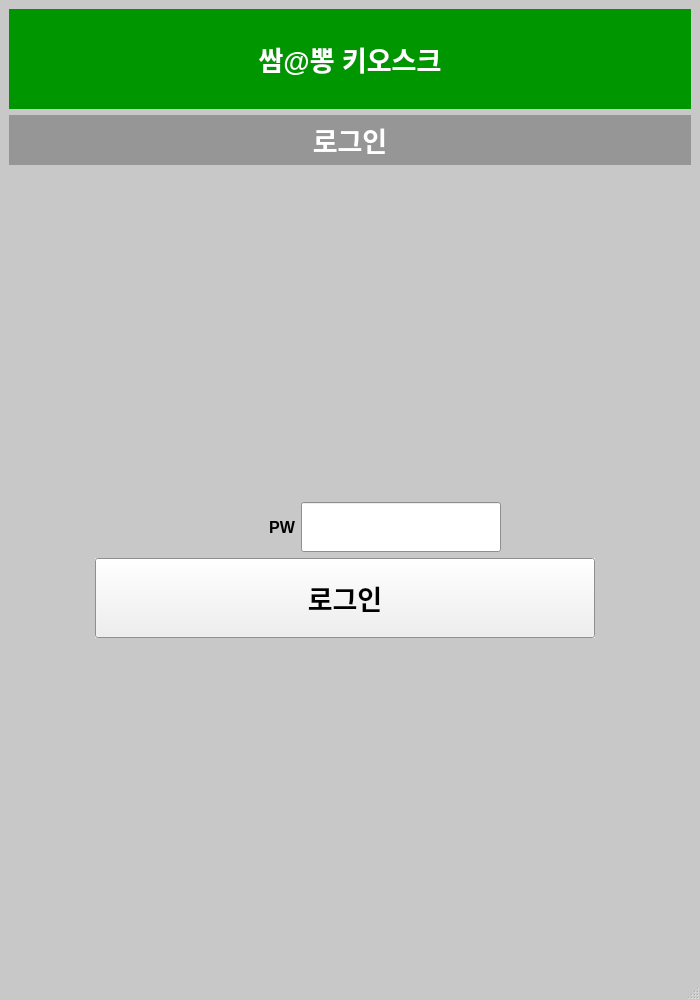
<?xml version="1.0" encoding="UTF-8"?>
<ui version="4.0">
 <class>login</class>
 <widget class="QMainWindow" name="login">
  <property name="geometry">
   <rect>
    <x>0</x>
    <y>0</y>
    <width>700</width>
    <height>1000</height>
   </rect>
  </property>
  <property name="palette">
   <palette>
    <active>
     <colorrole role="Base">
      <brush brushstyle="SolidPattern">
       <color alpha="255">
        <red>255</red>
        <green>255</green>
        <blue>255</blue>
       </color>
      </brush>
     </colorrole>
     <colorrole role="Window">
      <brush brushstyle="SolidPattern">
       <color alpha="255">
        <red>200</red>
        <green>200</green>
        <blue>200</blue>
       </color>
      </brush>
     </colorrole>
    </active>
    <inactive>
     <colorrole role="Base">
      <brush brushstyle="SolidPattern">
       <color alpha="255">
        <red>255</red>
        <green>255</green>
        <blue>255</blue>
       </color>
      </brush>
     </colorrole>
     <colorrole role="Window">
      <brush brushstyle="SolidPattern">
       <color alpha="255">
        <red>200</red>
        <green>200</green>
        <blue>200</blue>
       </color>
      </brush>
     </colorrole>
    </inactive>
    <disabled>
     <colorrole role="Base">
      <brush brushstyle="SolidPattern">
       <color alpha="255">
        <red>200</red>
        <green>200</green>
        <blue>200</blue>
       </color>
      </brush>
     </colorrole>
     <colorrole role="Window">
      <brush brushstyle="SolidPattern">
       <color alpha="255">
        <red>200</red>
        <green>200</green>
        <blue>200</blue>
       </color>
      </brush>
     </colorrole>
    </disabled>
   </palette>
  </property>
  <property name="windowTitle">
   <string>MainWindow</string>
  </property>
  <widget class="QWidget" name="centralwidget">
   <property name="palette">
    <palette>
     <active>
      <colorrole role="Base">
       <brush brushstyle="SolidPattern">
        <color alpha="255">
         <red>255</red>
         <green>255</green>
         <blue>255</blue>
        </color>
       </brush>
      </colorrole>
      <colorrole role="Window">
       <brush brushstyle="SolidPattern">
        <color alpha="255">
         <red>200</red>
         <green>200</green>
         <blue>200</blue>
        </color>
       </brush>
      </colorrole>
     </active>
     <inactive>
      <colorrole role="Base">
       <brush brushstyle="SolidPattern">
        <color alpha="255">
         <red>255</red>
         <green>255</green>
         <blue>255</blue>
        </color>
       </brush>
      </colorrole>
      <colorrole role="Window">
       <brush brushstyle="SolidPattern">
        <color alpha="255">
         <red>200</red>
         <green>200</green>
         <blue>200</blue>
        </color>
       </brush>
      </colorrole>
     </inactive>
     <disabled>
      <colorrole role="Base">
       <brush brushstyle="SolidPattern">
        <color alpha="255">
         <red>200</red>
         <green>200</green>
         <blue>200</blue>
        </color>
       </brush>
      </colorrole>
      <colorrole role="Window">
       <brush brushstyle="SolidPattern">
        <color alpha="255">
         <red>200</red>
         <green>200</green>
         <blue>200</blue>
        </color>
       </brush>
      </colorrole>
     </disabled>
    </palette>
   </property>
   <layout class="QGridLayout" name="gridLayout">
    <item row="0" column="0">
     <layout class="QVBoxLayout" name="verticalLayout">
      <item>
       <widget class="QLabel" name="Title">
        <property name="minimumSize">
         <size>
          <width>0</width>
          <height>100</height>
         </size>
        </property>
        <property name="maximumSize">
         <size>
          <width>16777215</width>
          <height>100</height>
         </size>
        </property>
        <property name="palette">
         <palette>
          <active>
           <colorrole role="WindowText">
            <brush brushstyle="SolidPattern">
             <color alpha="255">
              <red>255</red>
              <green>255</green>
              <blue>255</blue>
             </color>
            </brush>
           </colorrole>
           <colorrole role="Base">
            <brush brushstyle="SolidPattern">
             <color alpha="255">
              <red>255</red>
              <green>255</green>
              <blue>255</blue>
             </color>
            </brush>
           </colorrole>
           <colorrole role="Window">
            <brush brushstyle="SolidPattern">
             <color alpha="255">
              <red>0</red>
              <green>150</green>
              <blue>0</blue>
             </color>
            </brush>
           </colorrole>
          </active>
          <inactive>
           <colorrole role="WindowText">
            <brush brushstyle="SolidPattern">
             <color alpha="255">
              <red>255</red>
              <green>255</green>
              <blue>255</blue>
             </color>
            </brush>
           </colorrole>
           <colorrole role="Base">
            <brush brushstyle="SolidPattern">
             <color alpha="255">
              <red>255</red>
              <green>255</green>
              <blue>255</blue>
             </color>
            </brush>
           </colorrole>
           <colorrole role="Window">
            <brush brushstyle="SolidPattern">
             <color alpha="255">
              <red>0</red>
              <green>150</green>
              <blue>0</blue>
             </color>
            </brush>
           </colorrole>
          </inactive>
          <disabled>
           <colorrole role="WindowText">
            <brush brushstyle="SolidPattern">
             <color alpha="255">
              <red>120</red>
              <green>120</green>
              <blue>120</blue>
             </color>
            </brush>
           </colorrole>
           <colorrole role="Base">
            <brush brushstyle="SolidPattern">
             <color alpha="255">
              <red>0</red>
              <green>150</green>
              <blue>0</blue>
             </color>
            </brush>
           </colorrole>
           <colorrole role="Window">
            <brush brushstyle="SolidPattern">
             <color alpha="255">
              <red>0</red>
              <green>150</green>
              <blue>0</blue>
             </color>
            </brush>
           </colorrole>
          </disabled>
         </palette>
        </property>
        <property name="font">
         <font>
          <pointsize>20</pointsize>
          <weight>75</weight>
          <bold>true</bold>
          <underline>false</underline>
         </font>
        </property>
        <property name="autoFillBackground">
         <bool>true</bool>
        </property>
        <property name="text">
         <string>쌈@뽕 키오스크</string>
        </property>
        <property name="alignment">
         <set>Qt::AlignCenter</set>
        </property>
       </widget>
      </item>
      <item>
       <widget class="QLabel" name="Title_2">
        <property name="minimumSize">
         <size>
          <width>0</width>
          <height>50</height>
         </size>
        </property>
        <property name="maximumSize">
         <size>
          <width>16777215</width>
          <height>50</height>
         </size>
        </property>
        <property name="palette">
         <palette>
          <active>
           <colorrole role="WindowText">
            <brush brushstyle="SolidPattern">
             <color alpha="255">
              <red>255</red>
              <green>255</green>
              <blue>255</blue>
             </color>
            </brush>
           </colorrole>
           <colorrole role="Base">
            <brush brushstyle="SolidPattern">
             <color alpha="255">
              <red>255</red>
              <green>255</green>
              <blue>255</blue>
             </color>
            </brush>
           </colorrole>
           <colorrole role="Window">
            <brush brushstyle="SolidPattern">
             <color alpha="255">
              <red>150</red>
              <green>150</green>
              <blue>150</blue>
             </color>
            </brush>
           </colorrole>
          </active>
          <inactive>
           <colorrole role="WindowText">
            <brush brushstyle="SolidPattern">
             <color alpha="255">
              <red>255</red>
              <green>255</green>
              <blue>255</blue>
             </color>
            </brush>
           </colorrole>
           <colorrole role="Base">
            <brush brushstyle="SolidPattern">
             <color alpha="255">
              <red>255</red>
              <green>255</green>
              <blue>255</blue>
             </color>
            </brush>
           </colorrole>
           <colorrole role="Window">
            <brush brushstyle="SolidPattern">
             <color alpha="255">
              <red>150</red>
              <green>150</green>
              <blue>150</blue>
             </color>
            </brush>
           </colorrole>
          </inactive>
          <disabled>
           <colorrole role="WindowText">
            <brush brushstyle="SolidPattern">
             <color alpha="255">
              <red>120</red>
              <green>120</green>
              <blue>120</blue>
             </color>
            </brush>
           </colorrole>
           <colorrole role="Base">
            <brush brushstyle="SolidPattern">
             <color alpha="255">
              <red>150</red>
              <green>150</green>
              <blue>150</blue>
             </color>
            </brush>
           </colorrole>
           <colorrole role="Window">
            <brush brushstyle="SolidPattern">
             <color alpha="255">
              <red>150</red>
              <green>150</green>
              <blue>150</blue>
             </color>
            </brush>
           </colorrole>
          </disabled>
         </palette>
        </property>
        <property name="font">
         <font>
          <pointsize>20</pointsize>
          <weight>75</weight>
          <bold>true</bold>
          <underline>false</underline>
         </font>
        </property>
        <property name="autoFillBackground">
         <bool>true</bool>
        </property>
        <property name="text">
         <string>로그인</string>
        </property>
        <property name="alignment">
         <set>Qt::AlignCenter</set>
        </property>
       </widget>
      </item>
      <item>
       <widget class="QLabel" name="label_2">
        <property name="maximumSize">
         <size>
          <width>16777215</width>
          <height>16777215</height>
         </size>
        </property>
        <property name="text">
         <string/>
        </property>
       </widget>
      </item>
      <item>
       <layout class="QGridLayout" name="gridLayout_2">
        <item row="0" column="1">
         <widget class="QLabel" name="label_4">
          <property name="minimumSize">
           <size>
            <width>200</width>
            <height>50</height>
           </size>
          </property>
          <property name="maximumSize">
           <size>
            <width>16777215</width>
            <height>16777215</height>
           </size>
          </property>
          <property name="font">
           <font>
            <pointsize>12</pointsize>
            <weight>75</weight>
            <bold>true</bold>
           </font>
          </property>
          <property name="text">
           <string>PW</string>
          </property>
          <property name="alignment">
           <set>Qt::AlignRight|Qt::AlignTrailing|Qt::AlignVCenter</set>
          </property>
         </widget>
        </item>
        <item row="1" column="1" colspan="3">
         <widget class="QPushButton" name="Login">
          <property name="minimumSize">
           <size>
            <width>0</width>
            <height>80</height>
           </size>
          </property>
          <property name="maximumSize">
           <size>
            <width>500</width>
            <height>16777215</height>
           </size>
          </property>
          <property name="font">
           <font>
            <pointsize>20</pointsize>
            <weight>75</weight>
            <bold>true</bold>
           </font>
          </property>
          <property name="autoFillBackground">
           <bool>true</bool>
          </property>
          <property name="text">
           <string>로그인</string>
          </property>
          <property name="checkable">
           <bool>false</bool>
          </property>
          <property name="flat">
           <bool>false</bool>
          </property>
         </widget>
        </item>
        <item row="0" column="2" colspan="2">
         <widget class="QLineEdit" name="PW_Input">
          <property name="sizePolicy">
           <sizepolicy hsizetype="Expanding" vsizetype="Fixed">
            <horstretch>0</horstretch>
            <verstretch>0</verstretch>
           </sizepolicy>
          </property>
          <property name="minimumSize">
           <size>
            <width>200</width>
            <height>50</height>
           </size>
          </property>
          <property name="maximumSize">
           <size>
            <width>200</width>
            <height>16777215</height>
           </size>
          </property>
          <property name="font">
           <font>
            <pointsize>15</pointsize>
            <weight>75</weight>
            <bold>true</bold>
           </font>
          </property>
          <property name="text">
           <string/>
          </property>
          <property name="alignment">
           <set>Qt::AlignCenter</set>
          </property>
         </widget>
        </item>
        <item row="0" column="0">
         <widget class="QLabel" name="label_5">
          <property name="maximumSize">
           <size>
            <width>80</width>
            <height>16777215</height>
           </size>
          </property>
          <property name="text">
           <string/>
          </property>
         </widget>
        </item>
       </layout>
      </item>
      <item>
       <widget class="QLabel" name="label">
        <property name="sizePolicy">
         <sizepolicy hsizetype="Preferred" vsizetype="Preferred">
          <horstretch>0</horstretch>
          <verstretch>0</verstretch>
         </sizepolicy>
        </property>
        <property name="maximumSize">
         <size>
          <width>16777215</width>
          <height>16777215</height>
         </size>
        </property>
        <property name="text">
         <string/>
        </property>
       </widget>
      </item>
     </layout>
    </item>
   </layout>
  </widget>
  <widget class="QMenuBar" name="menubar">
   <property name="geometry">
    <rect>
     <x>0</x>
     <y>0</y>
     <width>700</width>
     <height>26</height>
    </rect>
   </property>
  </widget>
  <widget class="QStatusBar" name="statusbar"/>
 </widget>
 <resources/>
 <connections/>
</ui>
